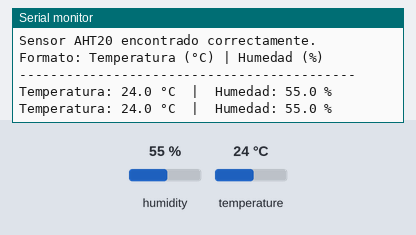
A program run on a simulated ESP32-S3. On the bench: the last lines printed to the serial monitor. The inputs (shaded band) are chosen by the test bench; at power-on: humidity 55 %, temperature 24 °C.

Above: at 2.9 s.
3.0 s: humidity set to 22 %
At 5.5 s:
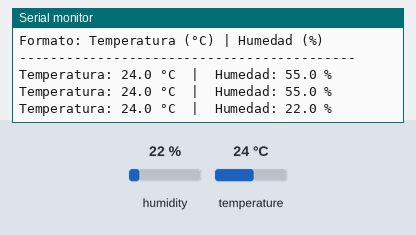
5.8 s: temperature set to 12 °C
At 7.6 s:
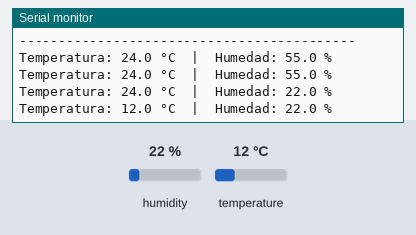
8.6 s: humidity set to 40 %
At 11.7 s:
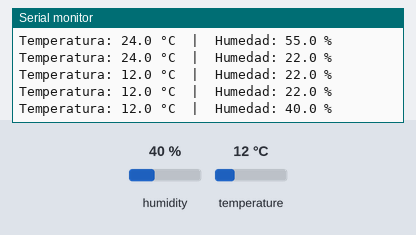
Timing chart, 0 to 13.2 s (numbered marks = the images above; inputs shaded):
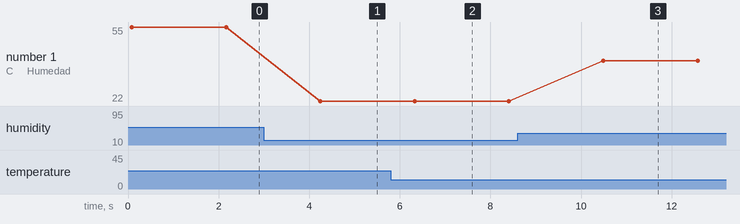

Measured:
- after the input at 3.0 s, the serial monitor: prints a new line after 1.2 s (image 1)
- after the input at 5.8 s, the serial monitor: prints a new line after 0.53 s (image 2)
- after the input at 8.6 s, the serial monitor: prints a new line after 1.9 s (image 3)
- plotted number 1: 55 → 22 after the input at 3.0 s, 22 → 40 after the input at 8.6 s

The program:

main.cpp
```cpp
#include <Arduino.h>
#include <Wire.h>
#include <Adafruit_AHTX0.h>

// Pines I2C para ESP32-S3 (ajusta si tu placa es diferente)
#define SDA_PIN 8
#define SCL_PIN 9

Adafruit_AHTX0 aht;

void setup() {
  Serial.begin(115200);
  while (!Serial) delay(10);

  Wire.begin(SDA_PIN, SCL_PIN);

  Serial.println("=== Lector AHT20 (0x38) ===");

  if (!aht.begin(&Wire)) {
    Serial.println("ERROR: No se encontró el sensor AHT20 en 0x38");
    Serial.println("Verifica el cableado y los pines SDA/SCL");
    while (1) delay(500);
  }

  Serial.println("Sensor AHT20 encontrado correctamente.");
  Serial.println("Formato: Temperatura (°C) | Humedad (%)");
  Serial.println("-------------------------------------------");
}

void loop() {
  sensors_event_t humidity, temp;
  aht.getEvent(&humidity, &temp);

  Serial.print("Temperatura: ");
  Serial.print(temp.temperature, 1);
  Serial.print(" °C  |  Humedad: ");
  Serial.print(humidity.relative_humidity, 1);
  Serial.println(" %");

  delay(2000); // Lectura cada 2 segundos
}
```
